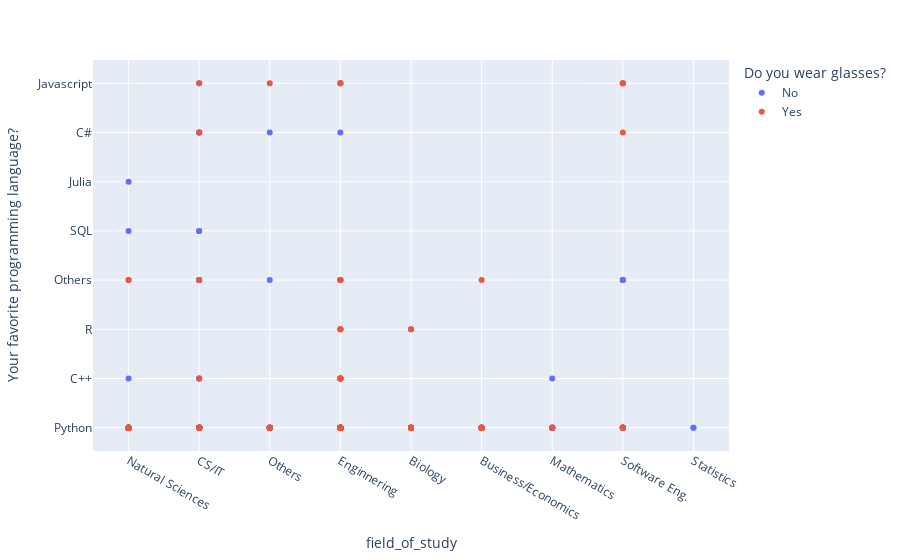

The notebook cell this image was saved under:
### Code cell
df = px.data.gapminder()
fig = px.scatter(d, x="field_of_study", y="Your favorite programming language?", color="Do you wear glasses?"
          )
fig.show()

### Figure 1 — Plotly figure (JSON) as saved in the notebook; plotly's stock layout.template omitted (floating-point values rounded to 4 significant figures; data arrays with more than 128 entries replaced by an {"elided": "..."} marker saying what was removed)
{"data": [{"hovertemplate": "Do you wear glasses?=No<br>field_of_study=%{x}<br>Your favorite programming language?=%{y}<extra></extra>", "legendgroup": "No", "marker": {"color": "#636efa", "symbol": "circle"}, "mode": "markers", "name": "No", "orientation": "v", "showlegend": true, "type": "scatter", "x": {"elided": "242 str values"}, "xaxis": "x", "y": {"elided": "242 str values"}, "yaxis": "y"}, {"hovertemplate": "Do you wear glasses?=Yes<br>field_of_study=%{x}<br>Your favorite programming language?=%{y}<extra></extra>", "legendgroup": "Yes", "marker": {"color": "#EF553B", "symbol": "circle"}, "mode": "markers", "name": "Yes", "orientation": "v", "showlegend": true, "type": "scatter", "x": {"elided": "133 str values"}, "xaxis": "x", "y": {"elided": "133 str values"}, "yaxis": "y"}], "layout": {"legend": {"title": {"text": "Do you wear glasses?"}, "tracegroupgap": 0}, "margin": {"t": 60}, "xaxis": {"anchor": "y", "domain": [0, 1], "title": {"text": "field_of_study"}}, "yaxis": {"anchor": "x", "domain": [0, 1], "title": {"text": "Your favorite programming language?"}}}}
